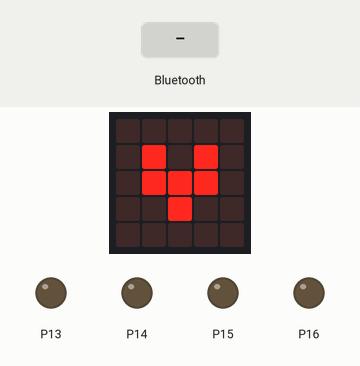
This program was run on a simulated BBC micro:bit (MakeCode). Shown: the board's 5×5 LED display, output pins drawn as LEDs (lit = HIGH). The test bench sets the inputs (shaded band).

Above: at 1.8 s.
1.9 s: a phone connects over Bluetooth
At 3.1 s:
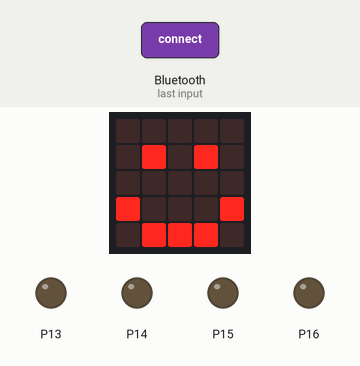
3.4 s: a phone disconnects over Bluetooth
At 4.4 s:
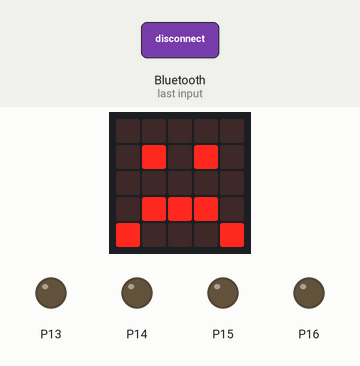
Timing chart, 0 to 6.4 s (numbered marks = the images above; inputs shaded):
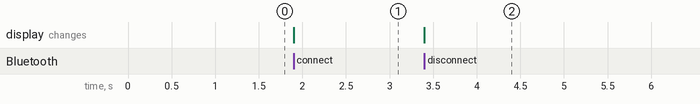

Measured:
- after the input at 1.9 s, the display: changes at once (image 1)
- after the input at 3.4 s, the display: changes at once (image 2)

The program:

main.ts
```typescript
function SetL293in (num: number, num2: number, num3: number, num4: number) {
    pins.digitalWritePin(DigitalPin.P13, num)
    pins.digitalWritePin(DigitalPin.P14, num2)
    pins.digitalWritePin(DigitalPin.P15, num3)
    pins.digitalWritePin(DigitalPin.P16, num4)
}
function SetMotor2Speed (speed: number) {
    if (speed < 0) {
        pins.digitalWritePin(DigitalPin.P15, 1)
        pins.digitalWritePin(DigitalPin.P16, 0)
    } else if (speed > 0) {
        pins.digitalWritePin(DigitalPin.P15, 0)
        pins.digitalWritePin(DigitalPin.P16, 1)
    } else {
        pins.digitalWritePin(DigitalPin.P15, 0)
        pins.digitalWritePin(DigitalPin.P16, 0)
    }
    pins.analogWritePin(AnalogPin.P2, Math.round(Math.abs(speed) / 100 * 1023))
}
function SetMotor1Speed (speed2: number) {
    if (speed2 < 0) {
        pins.digitalWritePin(DigitalPin.P13, 1)
        pins.digitalWritePin(DigitalPin.P14, 0)
    } else if (speed2 > 0) {
        pins.digitalWritePin(DigitalPin.P13, 0)
        pins.digitalWritePin(DigitalPin.P14, 1)
    } else {
        pins.digitalWritePin(DigitalPin.P13, 0)
        pins.digitalWritePin(DigitalPin.P14, 0)
    }
    pins.analogWritePin(AnalogPin.P1, Math.round(Math.abs(speed2) / 100 * 1023))
}
bluetooth.onBluetoothConnected(function () {
    bluetooth.startUartService()
    basic.showIcon(IconNames.Happy)
})
bluetooth.onBluetoothDisconnected(function () {
    basic.showIcon(IconNames.Sad)
    SetMotors(0, 0)
})
function SetMotors (mot1: number, mot2: number) {
    SetMotor1Speed(mot1)
    SetMotor2Speed(mot2)
}
bluetooth.onUartDataReceived(serial.delimiters(Delimiters.Hash), function () {
    Right = parseFloat(bluetooth.uartReadUntil(serial.delimiters(Delimiters.SemiColon)))
    Forward = parseFloat(bluetooth.uartReadUntil(serial.delimiters(Delimiters.Hash)))
    if (Math.abs(Forward) < 10 && Math.abs(Right) < 10) {
        SetMotors(0, 0)
    } else {
        SetMotors((Forward + Right) / 2, (Forward - Right) / 2)
    }
})
let Forward = 0
let Right = 0
basic.showIcon(IconNames.SmallHeart)
SetMotors(0, 0)
```

test.ts
```typescript
// les tests vont ici ; cela ne sera pas compilé si ce paquet est utilisé en tant qu'extension.
```
